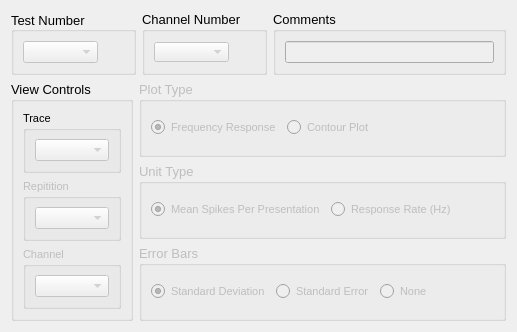
        <widget class="QWidget" name="tuning_curve">
         <property name="sizePolicy">
          <sizepolicy hsizetype="Preferred" vsizetype="Preferred">
           <horstretch>0</horstretch>
           <verstretch>0</verstretch>
          </sizepolicy>
         </property>
         <attribute name="title">
          <string>Tuning Curve</string>
         </attribute>
         <layout class="QGridLayout" name="gridLayout_16">
          <item row="0" column="0">
           <widget class="QGroupBox" name="groupBox_tc_test">
            <property name="minimumSize">
             <size>
              <width>125</width>
              <height>0</height>
             </size>
            </property>
            <property name="font">
             <font>
              <pointsize>10</pointsize>
             </font>
            </property>
            <property name="title">
             <string>Test Number </string>
            </property>
            <property name="alignment">
             <set>Qt::AlignLeading|Qt::AlignLeft|Qt::AlignVCenter</set>
            </property>
            <property name="flat">
             <bool>true</bool>
            </property>
            <layout class="QGridLayout" name="gridLayout_36">
             <item row="0" column="0" alignment="Qt::AlignLeft">
              <widget class="QComboBox" name="comboBox_tc_test_num">
               <property name="enabled">
                <bool>false</bool>
               </property>
               <property name="minimumSize">
                <size>
                 <width>75</width>
                 <height>20</height>
                </size>
               </property>
               <property name="maximumSize">
                <size>
                 <width>77</width>
                 <height>16777215</height>
                </size>
               </property>
               <property name="font">
                <font>
                 <pointsize>8</pointsize>
                </font>
               </property>
               <property name="layoutDirection">
                <enum>Qt::LeftToRight</enum>
               </property>
              </widget>
             </item>
            </layout>
           </widget>
          </item>
          <item row="0" column="1">
           <widget class="QGroupBox" name="groupBox_tc_channel">
            <property name="minimumSize">
             <size>
              <width>125</width>
              <height>0</height>
             </size>
            </property>
            <property name="font">
             <font>
              <pointsize>10</pointsize>
             </font>
            </property>
            <property name="title">
             <string>Channel Number </string>
            </property>
            <property name="flat">
             <bool>true</bool>
            </property>
            <layout class="QGridLayout" name="gridLayout_37">
             <item row="0" column="0" alignment="Qt::AlignLeft">
              <widget class="QComboBox" name="comboBox_tc_channel">
               <property name="enabled">
                <bool>false</bool>
               </property>
               <property name="minimumSize">
                <size>
                 <width>75</width>
                 <height>20</height>
                </size>
               </property>
               <property name="maximumSize">
                <size>
                 <width>16777215</width>
                 <height>20</height>
                </size>
               </property>
               <property name="font">
                <font>
                 <pointsize>8</pointsize>
                </font>
               </property>
              </widget>
             </item>
            </layout>
           </widget>
          </item>
          <item row="0" column="2">
           <widget class="QGroupBox" name="groupBox_tc_comments">
            <property name="font">
             <font>
              <pointsize>10</pointsize>
             </font>
            </property>
            <property name="title">
             <string>Comments </string>
            </property>
            <property name="flat">
             <bool>true</bool>
            </property>
            <layout class="QGridLayout" name="gridLayout_23">
             <item row="0" column="0">
              <widget class="QLineEdit" name="lineEdit_tc_comments">
               <property name="enabled">
                <bool>false</bool>
               </property>
               <property name="minimumSize">
                <size>
                 <width>0</width>
                 <height>20</height>
                </size>
               </property>
               <property name="font">
                <font>
                 <pointsize>8</pointsize>
                </font>
               </property>
               <property name="readOnly">
                <bool>true</bool>
               </property>
              </widget>
             </item>
            </layout>
           </widget>
          </item>
          <item row="1" column="0" colspan="3">
           <layout class="QGridLayout" name="gridLayout_39">
            <item row="0" column="1">
             <widget class="QGroupBox" name="groupBox_tc_plot">
              <property name="enabled">
               <bool>false</bool>
              </property>
              <property name="sizePolicy">
               <sizepolicy hsizetype="Preferred" vsizetype="Preferred">
                <horstretch>3</horstretch>
                <verstretch>0</verstretch>
               </sizepolicy>
              </property>
              <property name="font">
               <font>
                <pointsize>10</pointsize>
                <weight>50</weight>
                <bold>false</bold>
               </font>
              </property>
              <property name="title">
               <string>Plot Type </string>
              </property>
              <property name="flat">
               <bool>true</bool>
              </property>
              <layout class="QHBoxLayout" name="horizontalLayout_7">
               <item>
                <widget class="QRadioButton" name="radioButton_tc_freq">
                 <property name="font">
                  <font>
                   <pointsize>8</pointsize>
                  </font>
                 </property>
                 <property name="text">
                  <string>Frequency Response</string>
                 </property>
                 <property name="checked">
                  <bool>true</bool>
                 </property>
                </widget>
               </item>
               <item>
                <widget class="QRadioButton" name="radioButton_tc_contour">
                 <property name="font">
                  <font>
                   <pointsize>8</pointsize>
                  </font>
                 </property>
                 <property name="text">
                  <string>Contour Plot</string>
                 </property>
                </widget>
               </item>
               <item>
                <spacer name="horizontalSpacer_7">
                 <property name="orientation">
                  <enum>Qt::Horizontal</enum>
                 </property>
                 <property name="sizeHint" stdset="0">
                  <size>
                   <width>40</width>
                   <height>20</height>
                  </size>
                 </property>
                </spacer>
               </item>
              </layout>
             </widget>
            </item>
            <item row="2" column="1">
             <widget class="QGroupBox" name="groupBox_tc_error">
              <property name="enabled">
               <bool>false</bool>
              </property>
              <property name="font">
               <font>
                <pointsize>10</pointsize>
               </font>
              </property>
              <property name="title">
               <string>Error Bars </string>
              </property>
              <property name="flat">
               <bool>true</bool>
              </property>
              <layout class="QHBoxLayout" name="horizontalLayout_6">
               <item>
                <widget class="QRadioButton" name="radioButton_tc_stddeviation">
                 <property name="font">
                  <font>
                   <pointsize>8</pointsize>
                  </font>
                 </property>
                 <property name="text">
                  <string>Standard Deviation</string>
                 </property>
                 <property name="checked">
                  <bool>true</bool>
                 </property>
                </widget>
               </item>
               <item>
                <widget class="QRadioButton" name="radioButton_tc_stderror">
                 <property name="font">
                  <font>
                   <pointsize>8</pointsize>
                  </font>
                 </property>
                 <property name="text">
                  <string>Standard Error</string>
                 </property>
                </widget>
               </item>
               <item>
                <widget class="QRadioButton" name="radioButton_tc_none">
                 <property name="font">
                  <font>
                   <pointsize>8</pointsize>
                  </font>
                 </property>
                 <property name="text">
                  <string>None</string>
                 </property>
                </widget>
               </item>
               <item>
                <spacer name="horizontalSpacer_8">
                 <property name="orientation">
                  <enum>Qt::Horizontal</enum>
                 </property>
                 <property name="sizeHint" stdset="0">
                  <size>
                   <width>40</width>
                   <height>20</height>
                  </size>
                 </property>
                </spacer>
               </item>
              </layout>
             </widget>
            </item>
            <item row="1" column="1">
             <widget class="QGroupBox" name="groupBox_tc_units">
              <property name="enabled">
               <bool>false</bool>
              </property>
              <property name="font">
               <font>
                <pointsize>10</pointsize>
               </font>
              </property>
              <property name="title">
               <string>Unit Type </string>
              </property>
              <property name="flat">
               <bool>true</bool>
              </property>
              <layout class="QHBoxLayout" name="horizontalLayout_5">
               <item>
                <widget class="QRadioButton" name="radioButton_tc_meanspikes">
                 <property name="font">
                  <font>
                   <pointsize>8</pointsize>
                  </font>
                 </property>
                 <property name="text">
                  <string>Mean Spikes Per Presentation</string>
                 </property>
                 <property name="checked">
                  <bool>true</bool>
                 </property>
                </widget>
               </item>
               <item>
                <widget class="QRadioButton" name="radioButton_tc_responserate">
                 <property name="font">
                  <font>
                   <pointsize>8</pointsize>
                  </font>
                 </property>
                 <property name="text">
                  <string>Response Rate (Hz)</string>
                 </property>
                </widget>
               </item>
               <item>
                <spacer name="horizontalSpacer_6">
                 <property name="orientation">
                  <enum>Qt::Horizontal</enum>
                 </property>
                 <property name="sizeHint" stdset="0">
                  <size>
                   <width>40</width>
                   <height>20</height>
                  </size>
                 </property>
                </spacer>
               </item>
              </layout>
             </widget>
            </item>
            <item row="0" column="0" rowspan="3">
             <widget class="QGroupBox" name="groupBox_tc_viewcontrols">
              <property name="sizePolicy">
               <sizepolicy hsizetype="Preferred" vsizetype="Preferred">
                <horstretch>1</horstretch>
                <verstretch>0</verstretch>
               </sizepolicy>
              </property>
              <property name="font">
               <font>
                <pointsize>10</pointsize>
               </font>
              </property>
              <property name="title">
               <string>View Controls </string>
              </property>
              <layout class="QGridLayout" name="gridLayout_41">
               <item row="0" column="0">
                <layout class="QGridLayout" name="gridLayout_52">
                 <item row="0" column="0">
                  <widget class="QGroupBox" name="groupBox_tc_view_trace">
                   <property name="font">
                    <font>
                     <pointsize>8</pointsize>
                    </font>
                   </property>
                   <property name="title">
                    <string>Trace </string>
                   </property>
                   <property name="flat">
                    <bool>true</bool>
                   </property>
                   <layout class="QGridLayout" name="gridLayout_53">
                    <item row="0" column="0">
                     <widget class="QComboBox" name="comboBox_tc_view_trace">
                      <property name="enabled">
                       <bool>false</bool>
                      </property>
                     </widget>
                    </item>
                   </layout>
                  </widget>
                 </item>
                 <item row="2" column="0">
                  <widget class="QGroupBox" name="groupBox_tc_view_channel">
                   <property name="enabled">
                    <bool>false</bool>
                   </property>
                   <property name="font">
                    <font>
                     <pointsize>8</pointsize>
                    </font>
                   </property>
                   <property name="title">
                    <string>Channel </string>
                   </property>
                   <property name="flat">
                    <bool>true</bool>
                   </property>
                   <layout class="QGridLayout" name="gridLayout_54">
                    <item row="0" column="0">
                     <widget class="QComboBox" name="comboBox_tc_view_channel">
                      <property name="enabled">
                       <bool>false</bool>
                      </property>
                     </widget>
                    </item>
                   </layout>
                  </widget>
                 </item>
                 <item row="1" column="0">
                  <widget class="QGroupBox" name="groupBox_tc_view_rep">
                   <property name="enabled">
                    <bool>false</bool>
                   </property>
                   <property name="font">
                    <font>
                     <pointsize>8</pointsize>
                    </font>
                   </property>
                   <property name="title">
                    <string>Repitition </string>
                   </property>
                   <property name="flat">
                    <bool>true</bool>
                   </property>
                   <layout class="QGridLayout" name="gridLayout_55">
                    <item row="0" column="0">
                     <widget class="QComboBox" name="comboBox_tc_view_rep">
                      <property name="enabled">
                       <bool>false</bool>
                      </property>
                     </widget>
                    </item>
                   </layout>
                  </widget>
                 </item>
                </layout>
               </item>
              </layout>
             </widget>
            </item>
           </layout>
          </item>
         </layout>
        </widget>
